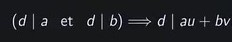
#> input picture image_1.jpg, 232 x 42 px
$ python pretreatment.py
#> lines starting #> are read from the running program, lines starting #| are printed output that depends on the picture; after the words box and inside, x2 and y2 are one past the last pixel; in counts of white or black regions, pixels touching at a corner belong together
import cv2
import numpy as np


# read the image we want to work on and its directory
image = cv2.imread('image_1.jpg')  #attention PATH
#> image is the input picture: shape (42, 232, 3); mean B, G, R 35.6, 32, 30.9

# convert the image to grayscale format
img_gray = cv2.cvtColor(image, cv2.COLOR_BGR2GRAY)

# apply binary thresholding
ret, thresh = cv2.threshold(img_gray, 90, 255, cv2.THRESH_BINARY)
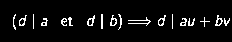
#> thresh: shape (42, 232); 5.4% white in thin lines or dots, all inside (x1, y1, x2, y2) = (13, 14, 230, 30)

cv2.imwrite('image_thres.jpg', thresh)

# histogram stretching
min_intensity = np.min(thresh)
#> min_intensity = 0
max_intensity = np.max(thresh)
#> max_intensity = 255
stretched = (thresh - min_intensity) * (255 / (max_intensity - min_intensity))

# convert back to uint8
stretched = stretched.astype(np.uint8)

# save the stretched image
cv2.imwrite('stretched.jpg', stretched)

# TODO: maybe change the followong because

 #EROSION, DILATATION AND CONTOURS MAKE THE IMAGE WORSE
# ----------------------------------- erosion and dilation of images-------------------------------

# Taking a matrix of size 5 as the kernel
kernel = np.ones((5, 5), np.uint8)

# The first parameter is the original image,
# kernel is the matrix with which image is
# convolved and third parameter is the number
# of iterations, which will determine how much
# you want to erode/dilate a given image.
img_erosion = cv2.erode(stretched, kernel, iterations=1)
#> img_erosion: shape (42, 232); every value is 0
img_dilation = cv2.dilate(img_erosion, kernel, iterations=1)

#cv2.imshow('Input', image)
#cv2.imshow('Erosion', img_erosion)
#cv2.imshow('Dilation', img_dilation)

cv2.waitKey(0)
cv2.imwrite('eroded_image.jpg', img_erosion)
cv2.imwrite('dilated_image.jpg', img_dilation)


# ------------------------------contours-------------------------------------------------

# detect the contours on the binary image using cv2.CHAIN_APPROX_NONE
# since findContours alters the image
contours, hierarchy = cv2.findContours(image=img_dilation, mode=cv2.RETR_TREE, method=cv2.CHAIN_APPROX_NONE)
#> contours = []

# draw contours on the original image
image_copy = img_dilation.copy()
#> (the run stopped early here; a loop or call above may not have finished)
